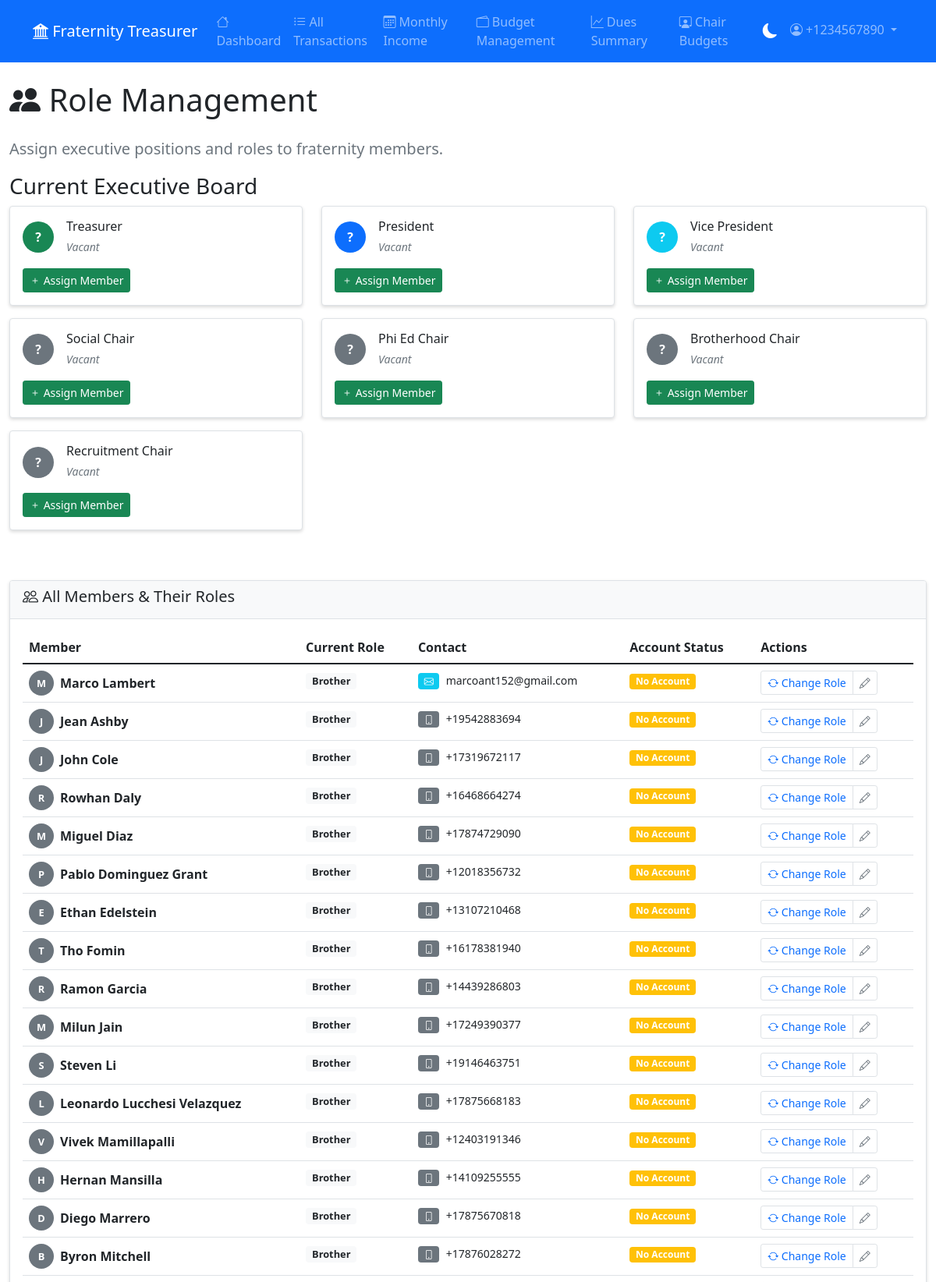
The app's page /role_management (signed in, upper part) with its own data.
### models.py (models this page shows, shortened)
class Member(db.Model):
    __tablename__ = 'members'
    id = db.Column(db.Integer, primary_key=True)
    user_id = db.Column(db.Integer, db.ForeignKey('users.id'), nullable=True)  # Nullable for legacy data
    name = db.Column(db.String(100), nullable=False)
    contact = db.Column(db.String(100), nullable=False)
    contact_type = db.Column(db.String(10), default='phone')  # phone or email
    dues_amount = db.Column(db.Float, nullable=False)
    payment_plan = db.Column(db.String(20), nullable=False)  # semester, monthly, bimonthly, custom
    custom_schedule = db.Column(db.Text, nullable=True)  # JSON string of custom payment schedule
    semester_id = db.Column(db.String(50), db.ForeignKey('semesters.id'), nullable=False)
    created_at = db.Column(db.DateTime, default=datetime.utcnow)
    payments = db.relationship('Payment', backref='member', lazy=True)
    payment_plan_suggestions = db.relationship('PaymentPlanSuggestion', backref='member', lazy=True)
    @property
    def full_name(self):
        return self.name

### app.py (the view)
        @wraps(f)
        def decorated_function(*args, **kwargs):
            if not has_permission(permission_name):
                flash(f'You do not have permission to {permission_name.replace("_", " ")}. This action is restricted to treasurers only.', 'error')
                return redirect(url_for('dashboard'))
            return f(*args, **kwargs)

### app.py (called while the page is built)
def get_current_user_role():
    if session.get('preview_mode'):
        return session.get('preview_role', 'admin')
    if session.get('user') == 'admin' or session.get('role') == 'admin':
        return 'admin'
    if USE_DATABASE:
        user_id = session.get('user_id')
        if user_id:
            user = User.query.get(user_id)
            if user:
                primary_role = user.get_primary_role()
                return primary_role.name if primary_role else 'brother'
    else:
        user_id = session.get('user')
        if user_id and treasurer_app:
            member = treasurer_app.get_member_by_user_id(user_id)
            if member and hasattr(member, 'role'):
                return member.role
    return session.get('role', 'brother')

def has_permission(permission_name):
    role = get_current_user_role()
    if role in MEMBER_ROLE_PERMISSIONS:
        return MEMBER_ROLE_PERMISSIONS[role].get(permission_name, False)
    return ROLE_PERMISSIONS.get(role, {}).get(permission_name, False)

def require_permission(permission_name):
    def decorator(f):
        from functools import wraps
        @wraps(f)
        def decorated_function(*args, **kwargs):
            if not has_permission(permission_name):
                flash(f'You do not have permission to {permission_name.replace("_", " ")}. This action is restricted to treasurers only.', 'error')
                return redirect(url_for('dashboard'))
            return f(*args, **kwargs)
        return decorated_function
    return decorator

def require_auth(f):
    def decorated_function(*args, **kwargs):
        if 'user' not in session:
            flash('Please log in to access this page')
            return redirect(url_for('login'))
        return f(*args, **kwargs)
    decorated_function.__name__ = f.__name__
    return decorated_function

@app.context_processor
def inject_permission_functions():
    return {
        'has_permission': has_permission,
        'get_current_user_role': get_current_user_role
    }

        @login_manager.user_loader
        def load_user(user_id):
            return User.query.get(int(user_id))

### templates/role_management.html (shortened to what this page needs)
{% extends "base.html" %}
{% block page_title %}
<i class="bi bi-people-fill"></i> Role Management
{% endblock %}
{% block content %}
<div class="row">
    <div class="col-12">
        <p class="lead text-muted">Assign executive positions and roles to fraternity members.</p>
    </div>
</div>
        <div class="row mb-5">
            <div class="col-12">
                <h3>Current Executive Board</h3>
                <div class="row">
                    {% set executive_roles = ['treasurer', 'president', 'vice_president', 'social_chair', 'phi_ed_chair', 'brotherhood_chair', 'recruitment_chair'] %}
                    {% for role in executive_roles %}
                        {% set role_member = None %}
                        {% for member_id, member in members.items() %}
                            {% if member.role == role %}
                                {% set role_member = member %}
                            {% endif %}
                        {% endfor %}
                        <div class="col-lg-4 col-md-6 mb-3">
                            <div class="card role-card h-100">
                                <div class="card-body">
                                    <div class="d-flex align-items-center mb-3">
                                        <div class="member-avatar bg-{% if role == 'treasurer' %}success{% elif role == 'president' %}primary{% elif role == 'vice_president' %}info{% else %}secondary{% endif %}">
                                            {% if role_member %}
                                                {{ role_member.name[0] }}
                                            {% else %}
                                                ?
                                            {% endif %}
                                        </div>
                                        <div>
                                            <h6 class="mb-1">{{ role.replace('_', ' ').title() }}</h6>
                                            <small class="text-muted">
                                                {% if role_member %}
                                                    {{ role_member.name }}
                                                {% else %}
                                                    <em>Vacant</em>
                                                {% endif %}
                                            </small>
                                        </div>
                                    </div>
                                    {% if role_member %}
                                        <div class="mb-2">
                                            <small class="text-muted">Contact:</small><br>
                                            <span class="badge bg-{% if role_member.contact_type == 'email' %}info{% else %}secondary{% endif %} me-1">
                                                {% if role_member.contact_type == 'email' %}<i class="bi bi-envelope"></i>{% else %}<i class="bi bi-phone"></i>{% endif %}
                                            </span>
                                            <small>{{ role_member.contact }}</small>
                                        </div>
                                        <a href="{{ url_for('edit_member', member_id=role_member.id) }}" class="btn btn-outline-primary btn-sm">
                                            <i class="bi bi-pencil"></i> Edit
                                        </a>
                                    {% else %}
                                        <button class="btn btn-success btn-sm" data-bs-toggle="modal" data-bs-target="#assignRoleModal"
                                                onclick="setAssignRole('{{ role }}', '{{ role.replace('_', ' ').title() }}')">
                                            <i class="bi bi-plus"></i> Assign Member
                                        </button>
                                    {% endif %}
                                </div>
                            </div>
                        </div>
                    {% endfor %}
                </div>
            </div>
        </div>
        <div class="row">
            <div class="col-12">
                <div class="card">
                    <div class="card-header">
                        <h5><i class="bi bi-people"></i> All Members & Their Roles</h5>
                    </div>
                    <div class="card-body">
                        <div class="table-responsive">
                            <table class="table table-hover">
                                <thead>
                                    <tr>
                                        <th>Member</th>
                                        <th>Current Role</th>
                                        <th>Contact</th>
                                        <th>Account Status</th>
                                        <th>Actions</th>
                                    </tr>
                                </thead>
                                <tbody>
                                    {% for member_id, member in members.items() %}
                                    <tr>
                                        <td>
                                            <div class="d-flex align-items-center"
                                                 data-bs-toggle="tooltip"
                                                 data-bs-placement="top"
                                                 title="{{ member.name }} | {{ member.contact }} | {{ member.contact_type.title() }}">
                                                <div class="member-avatar bg-secondary me-2" style="width: 32px; height: 32px; font-size: 0.8rem;">
                                                    {{ member.name[0] }}
                                                </div>
                                                <strong>{{ member.name }}</strong>
                                            </div>
                                        </td>
                                        <td>
                                            <span class="badge role-badge
                                                {% if member.role == 'treasurer' %}bg-success
                                                {% elif member.role == 'president' %}bg-primary
                                                {% elif member.role == 'vice_president' %}bg-info
                                                {% elif member.role in ['social_chair', 'phi_ed_chair', 'brotherhood_chair', 'recruitment_chair'] %}bg-secondary
                                                {% else %}bg-light text-dark{% endif %}">
                                                {{ (member.role if member.role else 'brother').replace('_', ' ').title() }}
                                            </span>
                                        </td>
                                        <td>
                                            <span class="badge bg-{% if member.contact_type == 'email' %}info{% else %}secondary{% endif %} me-1">
                                                {% if member.contact_type == 'email' %}<i class="bi bi-envelope"></i>{% else %}<i class="bi bi-phone"></i>{% endif %}
                                            </span>
                                            <small>{{ member.contact[:25] }}{% if member.contact|length > 25 %}...{% endif %}</small>
                                        </td>
                                        <td>
                                            {% if member.user_id %}
                                                <span class="badge bg-success">Has Account</span>
                                            {% else %}
                                                <span class="badge bg-warning">No Account</span>
                                            {% endif %}
                                        </td>
                                        <td>
                                            <div class="btn-group btn-group-sm">
                                                <button class="btn btn-outline-primary" data-bs-toggle="modal" data-bs-target="#changeRoleModal"
                                                        onclick="setChangeRole('{{ member_id }}', '{{ member.name }}', '{{ member.role if member.role else 'brother' }}')">
                                                    <i class="bi bi-arrow-repeat"></i> Change Role
                                                </button>
                                                <a href="{{ url_for('edit_member', member_id=member_id) }}" class="btn btn-outline-secondary">
                                                    <i class="bi bi-pencil"></i>
                                                </a>
                                            </div>
                                        </td>
                                    </tr>
                                    {% endfor %}
                                </tbody>
                            </table>
                        </div>
                    </div>
                </div>
            </div>
        </div>
    </div>
{% endblock %}

### records on screen
Member: name "M", name "Marco Lambert", role "Brother", contact_type "email" (drawn), contact "marcoant152@gmail.com", shows "No Account"
Member: name "J", name "Jean Ashby", role "Brother", contact_type "phone" (drawn), contact "+19542883694", shows "No Account"
Member: name "J", name "John Cole", role "Brother", contact_type "phone" (drawn), contact "+17319672117", shows "No Account"
Member: name "R", name "Rowhan Daly", role "Brother", contact_type "phone" (drawn), contact "+16468664274", shows "No Account"
Member: name "M", name "Miguel Diaz", role "Brother", contact_type "phone" (drawn), contact "+17874729090", shows "No Account"
Member: name "P", name "Pablo Dominguez Grant", role "Brother", contact_type "phone" (drawn), contact "+12018356732", shows "No Account"
Member: name "E", name "Ethan Edelstein", role "Brother", contact_type "phone" (drawn), contact "+13107210468", shows "No Account"
Member: name "T", name "Tho Fomin", role "Brother", contact_type "phone" (drawn), contact "+16178381940", shows "No Account"
Member: name "R", name "Ramon Garcia", role "Brother", contact_type "phone" (drawn), contact "+14439286803", shows "No Account"
Member: name "M", name "Milun Jain", role "Brother", contact_type "phone" (drawn), contact "+17249390377", shows "No Account"
Member: name "S", name "Steven Li", role "Brother", contact_type "phone" (drawn), contact "+19146463751", shows "No Account"
Member: name "L", name "Leonardo Lucchesi Velazquez", role "Brother", contact_type "phone" (drawn), contact "+17875668183", shows "No Account"
Member: name "V", name "Vivek Mamillapalli", role "Brother", contact_type "phone" (drawn), contact "+12403191346", shows "No Account"
Member: name "H", name "Hernan Mansilla", role "Brother", contact_type "phone" (drawn), contact "+14109255555", shows "No Account"
Member: name "D", name "Diego Marrero", role "Brother", contact_type "phone" (drawn), contact "+17875670818", shows "No Account"
Member: name "B", name "Byron Mitchell", role "Brother", contact_type "phone" (drawn), contact "+17876028272", shows "No Account"

### other values on screen
{{ session.user }} "+1234567890"
{{ role.replace('_', ' ').title() }} "Treasurer" "President" "Vice President" "Social Chair" "Phi Ed Chair" "Brotherhood Chair" "Recruitment Chair"
